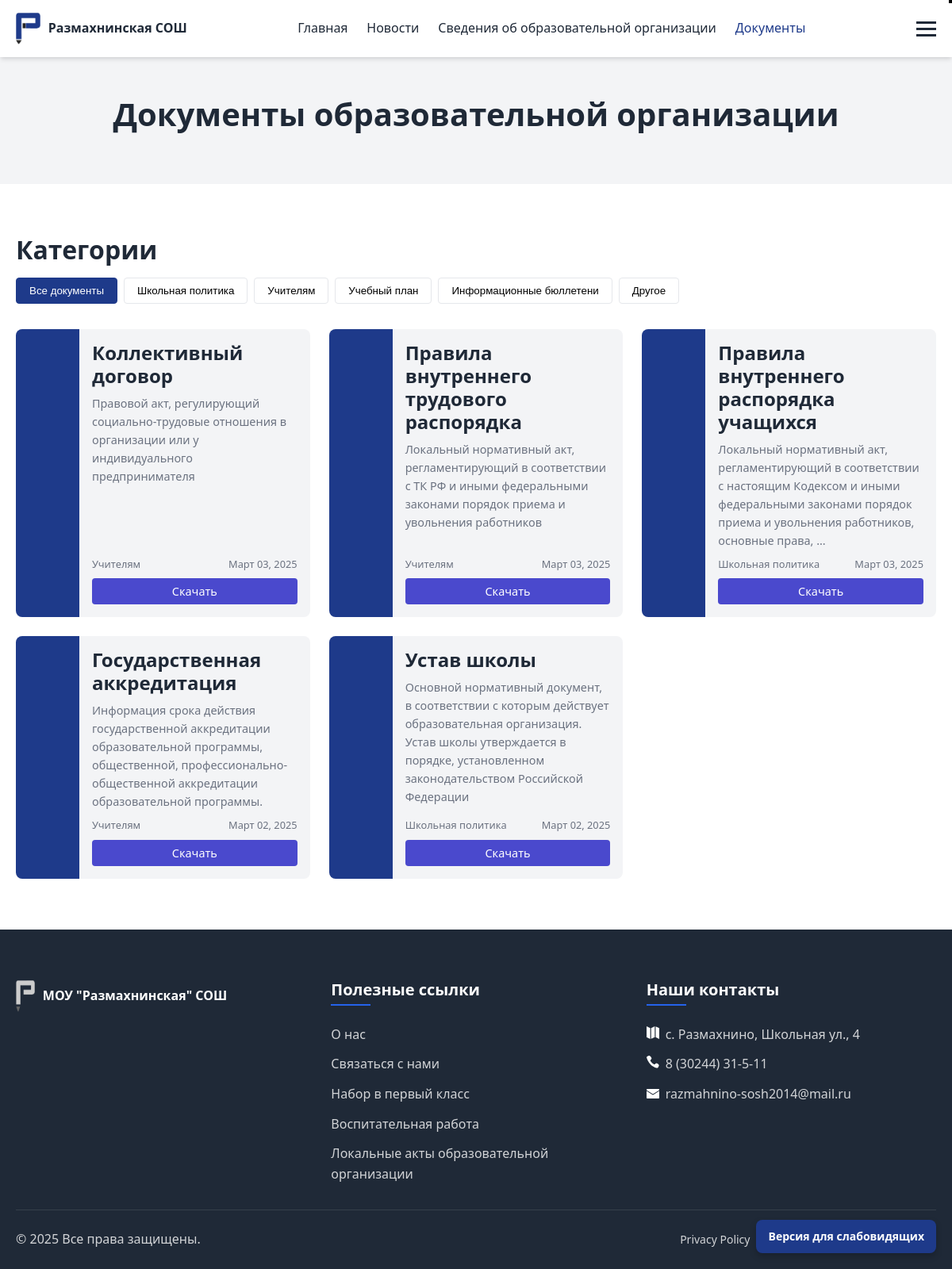
/documents/, run on the app's committed database.
### www/models.py (models this page shows, shortened)
class Document(models.Model):
    CATEGORY_CHOICES = [
        ('policy', 'Школьная политика'),
        ('form', 'Учителям'),
        ('curriculum', 'Учебный план'),
        ('newsletter', 'Информационные бюллетени'),
        ('other', 'Другое'),
    ]
    title = models.CharField(max_length=200)
    description = models.TextField(blank=True)
    file = models.FileField(upload_to='documents/')
    category = models.CharField(max_length=20, choices=CATEGORY_CHOICES, default='other')
    upload_date = models.DateTimeField(default=timezone.now)
    class Meta:
        verbose_name = 'Документ'
        verbose_name_plural = 'Документы'

### www/views.py (the view)
# urls.py: path('documents/', documents, name='documents'),
def documents(request):
    documents = Document.objects.all().order_by('-upload_date')
    categories = Document.CATEGORY_CHOICES
    context = {
        'documents': documents,
        'categories': categories,
    }
    return render(request, 'documents.html', context)

### templates/documents.html (shortened to what this page needs)
{% extends 'include/base.html' %}
{% block content %}
<section class="page-header">
    <div class="container">
        <h1>Документы образовательной организации</h1>
    </div>
</section>
<section class="documents-section">
    <div class="container">
        <div class="documents-filter">
            <h2>Категории</h2>
            <ul class="category-list">
                <li><button class="category-btn active" data-category="all">Все документы</button></li>
                {% for category in categories %}
                    <li><button class="category-btn" data-category="{{ category.0 }}">{{ category.1 }}</button></li>
                {% endfor %}
            </ul>
        </div>
        <div class="documents-grid">
            {% for document in documents %}
                <div class="document-card" data-category="{{ document.category }}">
                    <div class="document-icon">
                        <i class="icon-file-text"></i>
                    </div>
                    <div class="document-details">
                        <h3>{{ document.title }}</h3>
                        <p class="document-description">{{ document.description|truncatewords:20 }}</p>
                        <p class="document-meta">
                            <span class="document-category">{{ document.get_category_display }}</span>
                            <span class="document-date">{{ document.upload_date|date:"F d, Y" }}</span>
                        </p>
                        <a href="{{ document.file.url }}" class="btn btn-primary btn-sm" download>Скачать</a>
                    </div>
                </div>
            {% empty %}
                <p>No documents available at this time.</p>
            {% endfor %}
        </div>
    </div>
</section>
{% endblock %}

### static/css/style.css (style rules this page uses)
:root { --primary-color: #1e3a8a; --primary-light: #2563eb; --secondary-color: #f59e0b; --text-color: #1f2937; --text-light: #6b7280; --background-color: #ffffff; --background-alt: #f3f4f6; --border-color: #e5e7eb; --success-color: #10b981; --error-color: #ef4444; --box-shadow: 0 4px 6px -1px rgba(0, 0, 0, 0.1), 0 2px 4px -1px rgba(0, 0, 0, 0.06); --transition: all 0.3s ease; }
* { margin: 0; padding: 0; box-sizing: border-box; }
body { font-family: "Segoe UI", Tahoma, Geneva, Verdana, sans-serif; color: var(--text-color); line-height: 1.6; background-color: var(--background-color); }
.container { max-width: 1200px; margin: 0 auto; padding: 0 20px; }
a { text-decoration: none; color: var(--primary-color); transition: var(--transition); }
ul { list-style: none; }
h1, h2, h3, h4, h5, h6 { font-weight: 700; line-height: 1.2; margin-bottom: 1rem; }
h1 { font-size: 2.5rem; }
h2 { font-size: 2rem; margin-bottom: 1rem; }
h3 { font-size: 1.5rem; }
p { margin-bottom: 1rem; }
.btn { display: inline-block; padding: 0.5rem 1.5rem; border-radius: 0.25rem; font-weight: 600; text-align: center; cursor: pointer; transition: var(--transition); border: 1px solid transparent; }
.btn-primary { background-color: var(--primary-color); color: white; }
section { padding: 4rem 0; }
.btn-primary { display: inline-block; background-color: #4a49cd; color: white; padding: 12px 35px; text-decoration: none; font-weight: 100; font-size: 17px; }
.page-header { background-color: var(--background-alt); padding: 3rem 0; text-align: center; }
[class^="icon-"] { width: 1em; height: 1em; display: inline-table; justify-content: center; align-items: center; align-content: center; }
.documents-section { padding: 4rem 0; }
.documents-filter { margin-bottom: 2rem; }
.category-list { display: flex; flex-wrap: wrap; gap: 0.5rem; margin-top: 1rem; }
.category-btn { background: none; border: 1px solid var(--border-color); padding: 0.5rem 1rem; border-radius: 0.25rem; cursor: pointer; transition: var(--transition); }
.category-btn:hover, .category-btn.active { background-color: var(--primary-color); color: white; border-color: var(--primary-color); }
.documents-grid { display: grid; grid-template-columns: repeat(auto-fill, minmax(300px, 1fr)); gap: 1.5rem; }
.document-card { display: flex; background-color: var(--background-alt); border-radius: 0.5rem; overflow: hidden; transition: var(--transition); }
.document-icon { display: flex; align-items: center; justify-content: center; width: 80px; background-color: var(--primary-color); color: white; font-size: 2rem; }
.document-details { flex: 1; padding: 1rem; display: flex; flex-direction: column; justify-content: space-between; }
.document-details h3 { margin-bottom: 0.5rem; }
.document-description { font-size: 0.9rem; color: var(--text-light); margin-bottom: 0.5rem; height: -webkit-fill-available; }
.document-meta { display: flex; justify-content: space-between; font-size: 0.8rem; color: var(--text-light); margin-bottom: 0.5rem; }
.document-card .btn { font-size: 0.9rem; padding: 0.25rem 0.75rem; }

### data on the page
Document: title "Коллективный договор", description "Правовой акт, регулирующий социально-трудовые отношения в организации или у индивидуального предпринимателя", category "Учителям", upload_date "Март 03, 2025"
Document: title "Правила внутреннего трудового распорядка", description "Локальный нормативный акт, регламентирующий в соответствии с ТК РФ и иными федеральными законами порядок приема и увольнения работников", category "Учителям", upload_date "Март 03, 2025"
Document: title "Правила внутреннего распорядка учащихся", description "Локальный нормативный акт, регламентирующий в соответствии с настоящим Кодексом и иными федеральными законами порядок приема и увольнения работников, основные права, …", category "Школьная политика", upload_date "Март 03, 2025"
Document: title "Государственная аккредитация", description "Информация срока действия государственной аккредитации образовательной программы, общественной, профессионально-общественной аккредитации образовательной программы.", category "Учителям", upload_date "Март 02, 2025"
Document: title "Устав школы", description "Основной нормативный документ, в соответствии с которым действует образовательная организация. Устав школы утверждается в порядке, установленном законодательством Российской Федерации", category "Школьная политика", upload_date "Март 02, 2025"

### other printed values
{{ category.1 }} "Школьная политика" "Учителям" "Учебный план" "Информационные бюллетени" "Другое"
